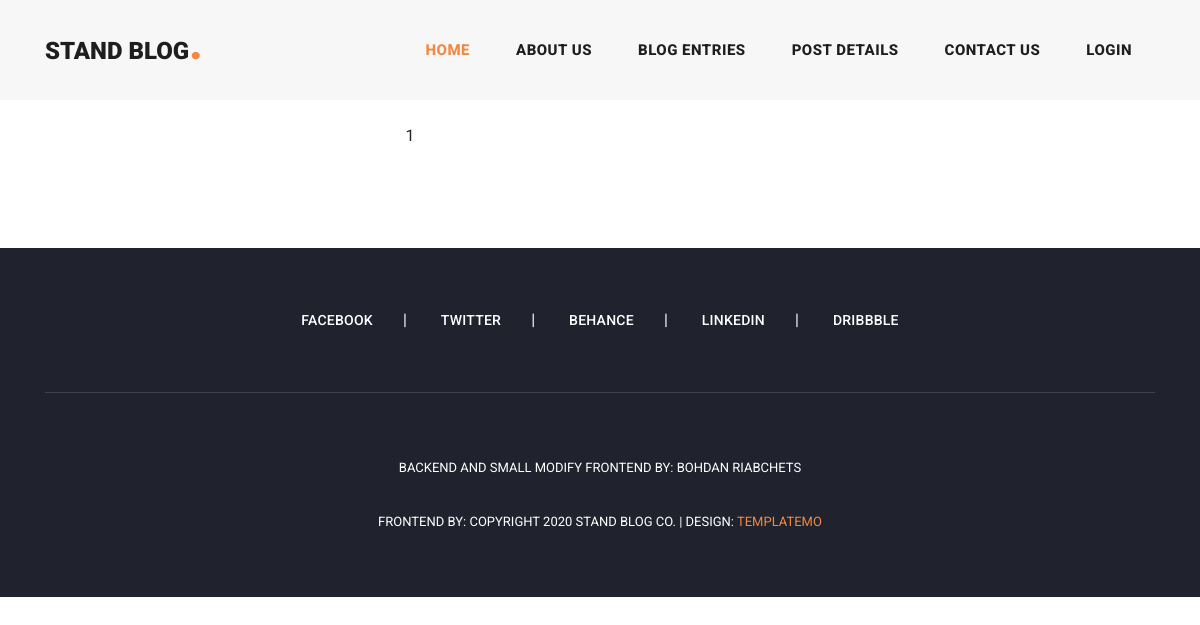
The app's page /blog-all/, older data.
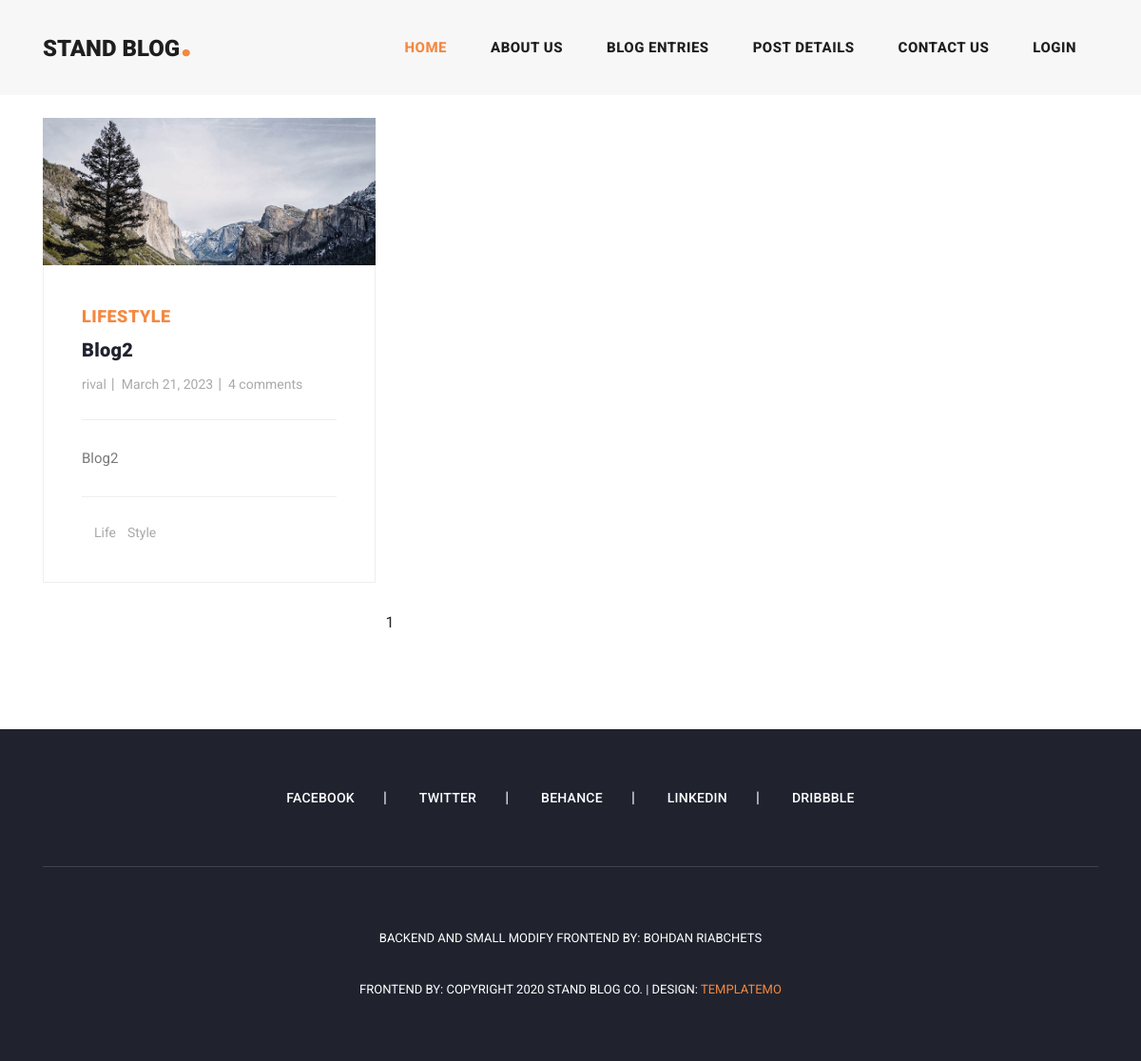
The same page, newer data.
### blog/models.py (models this page shows, shortened)
class Blog(models.Model):
    author = models.ForeignKey(User, on_delete=models.CASCADE)
    title = models.CharField(max_length=200)
    text = models.TextField()
    created_at = models.DateField(auto_now_add=True)
    updated_at = models.DateField(null=True, blank=True)
    image = models.ImageField(default='blog-post-01.jpg', upload_to='blog_avatars')
    class Meta:
        ordering = ['created_at']
    def get_absolute_url(self):
        return reverse('blog-detail', args=[str(self.id)])

class Categories(models.Model):
    blog = models.ManyToManyField(Blog, related_name='category')
    category = models.CharField(max_length=150)
    def __str__(self):
        return self.category

class Tag(models.Model):
    blog = models.ManyToManyField(Blog, related_name='tag')
    tag = models.CharField(max_length=150)
    def __str__(self):
        return self.tag

### blog/views.py (the view)
# urls.py: path('blog-all/', views.BlogAllView.as_view(), name='blog-all'),
class BlogAllView(View):
    def get(self, request):
        blog_list = Blog.objects.all()
        paginator = Paginator(blog_list, 10)
        page = request.GET.get('page')
        blogs = paginator.get_page(page)
        context = {
            'blogs': blogs,
        }
        return render(request, 'blog/blog_all.html', context=context)

### blog/templates/blog/blog_all.html (shortened to what this page needs)
{% extends 'base.html' %}
{% block content %}
{% load static %}
<div class="main-banner header-text">
</div>
<section class="blog-posts grid-system">
    <div class="container">
        <div class="row">
            <div class="col-lg-8">
                <div class="all-blog-posts">
                    <div class="row">
                        {% for blog in blogs %}
                        <div class="col-lg-6">
                            <div class="blog-post">
                                {% if blog.image %}
                                <div class="blog-thumb">
                                    <img src="{{ blog.image.url }}" alt="">
                                </div>
                                {% endif %}
                                <div class="down-content">
                                    <span>{{ blog.category.last }}</span>
                                    <a href="{{ blog.get_absolute_url }}"><h4>{{ blog.title }}</h4></a>
                                    <ul class="post-info">
                                        <li><a href="#">{{ blog.author }}</a></li>
                                        <li><a href="#">{{ blog.created_at }}</a></li>
                                        <li><a href="#">{{ blog.comments.count }} comments</a></li>
                                    </ul>
                                    <p>{{ blog.text | truncatewords:50 }}</p>
                                    <div class="post-options">
                                        <div class="row">
                                            <div class="col-lg-12">
                                                <ul class="post-tags">
                                                    {% for tag in blog.tag.all %}
                                                    <li></li>
                                                    <li><a href="#">{{ tag }}</a></li>
                                                    {% endfor %}
                                                </ul>
                                            </div>
                                        </div>
                                    </div>
                                </div>
                            </div>
                        </div>
                        {% endfor %}
                        <div class="col-lg-12">
                            <ul class="page-numbers">
                                <li>
                                    {% for i in blogs.paginator.page_range %}
                                    {% if blogs.number == i %}
                                    <span class="current-page">{{ i }}</span>
                                    {% else %}
                                    <a href="?page={{ i }}">{{ i }}</a>
                                    {% endif %}
                                    {% endfor %}
                                </li>
                            </ul>
                        </div>
                    </div>
                </div>
            </div>
        </div>
    </div>
</section>
{% endblock %}

### templates/base.html (shortened to what this page needs)
<!DOCTYPE html>
<html lang="en" xmlns="http://www.w3.org/1999/html">
<head>
    {% load static %}
    <link rel="stylesheet" href="{% static 'bootstrap/css/bootstrap.min.css' %}">
    <link rel="stylesheet" href="{% static 'css/templatemo-stand-blog.css' %}">
    <link rel="stylesheet" href="{% static 'css/owl.css' %}">
    <link rel="stylesheet" href="{% static 'css/message.css' %}">
    <link rel="stylesheet" href="{% static 'css/style.css' %}">
    <link rel="stylesheet" href="{% static 'css/weather.css' %}">
</head>
<body>
<header class="">
    <nav class="navbar navbar-expand-lg">
        <div class="container">
            <a class="navbar-brand" href="{% url 'home' %}"><h2>Stand Blog<em>.</em></h2></a>
            <div class="collapse navbar-collapse" id="navbarResponsive">
                <ul class="navbar-nav ml-auto">
                    <li class="nav-item active">
                        <a class="nav-link" href="{% url 'home' %}">Home
                        </a>
                    </li>
                    <li class="nav-item">
                        <a class="nav-link" href="about.html">About Us</a>
                    </li>
                    <li class="nav-item">
                        <a class="nav-link" href="blog.html">Blog Entries</a>
                    </li>
                    <li class="nav-item">
                        <a class="nav-link" href="post-details.html">Post Details</a>
                    </li>
                    <li class="nav-item">
                        <a class="nav-link" href="contact.html">Contact Us</a>
                    </li>
                    {% if user.is_authenticated %}
                    <li class="nav-item dropdown">
                        <a class="nav-link dropdown-toggle" href="#" id="navbarDropdown" role="button"
                           data-toggle="dropdown" aria-haspopup="true" aria-expanded="false">
                            {{ user.username }}
                        </a>
                        <div class="dropdown-menu" aria-labelledby="navbarDropdown">
                            <a class="dropdown-item" href="{% url 'profile' %}">Profile</a>
                            <a class="dropdown-item" href="{% url 'profile-settings' %}">Settings</a>
                            <div class="dropdown-divider"></div>
                            <a class="dropdown-item" href="{% url 'logout' %}">Logout</a>
                        </div>
                    </li>
                    {% else %}
                    <li class="nav-item">
                        <a class="nav-link" href="{% url 'login' %}">Login</a>
                    </li>
                    {% endif %}
                </ul>
            </div>
        </div>
    </nav>
</header>
{% block content %}
{% endblock %}
<footer>
    <div class="container">
        <div class="row">
            <div class="col-lg-12">
                <ul class="social-icons">
                    <li><a href="#">Facebook</a></li>
                    <li><a href="#">Twitter</a></li>
                    <li><a href="#">Behance</a></li>
                    <li><a href="#">Linkedin</a></li>
                    <li><a href="#">Dribbble</a></li>
                </ul>
            </div>
            <div class="col-lg-12">
                <div class="copyright-text">
                    <p>Backend and small modify frontend by: Bohdan Riabchets </p>>
                    <p> Frontend by: Copyright 2020 Stand Blog Co.
                        | Design: <a rel="nofollow" href="https://templatemo.com"
                                     target="_parent">TemplateMo</a></p>
                </div>
            </div>
        </div>
    </div>
</footer>
</body>
</html>

### static/css/templatemo-stand-blog.css (style rules this page uses)
body { font-family: 'Roboto', sans-serif; overflow-x: hidden; text-rendering: optimizeLegibility; -webkit-font-smoothing: antialiased; -moz-osx-font-smoothing: grayscale; }
p { margin-bottom: 0px; font-size: 15px; font-weight: 400; color: #7a7a7a; line-height: 30px; }
a { text-decoration: none!important; }
ul { padding: 0; margin: 0; list-style: none; }
h1,h2,h3,h4,h5,h6 { margin: 0px; }
header { position: absolute; z-index: 99999; width: 100%; height: 100px; background-color: #f7f7f7; -webkit-transition: all 0.3s ease-in-out 0s; -moz-transition: all 0.3s ease-in-out 0s; -o-transition: all 0.3s ease-in-out 0s; transition: all 0.3s ease-in-out 0s; }
header .navbar { padding: 25px 0px; }
.navbar .navbar-brand { float: left; margin-top: -12px; outline: none; }
.navbar .navbar-brand h2 { color: #1e1e1e; text-transform: uppercase; font-size: 24px; font-weight: 900; -webkit-transition: all .3s ease 0s; -moz-transition: all .3s ease 0s; -o-transition: all .3s ease 0s; transition: all .3s ease 0s; }
.navbar .navbar-brand h2 em { font-size: 44px; font-style: normal; color: #f48840; }
#navbarResponsive { z-index: 999; }
.navbar-collapse { text-align: center; }
.navbar .navbar-nav .nav-item { margin: 0px 15px; }
.navbar .navbar-nav a.nav-link { text-transform: capitalize; font-size: 15px; font-weight: 800; text-transform: uppercase; letter-spacing: 0.5px; color: #1e1e1e; transition: all 0.3s; }
.navbar .navbar-nav .nav-link:hover, .navbar .navbar-nav .active>.nav-link, .navbar .navbar-nav .nav-link.active, .navbar .navbar-nav .nav-link.show, .navbar .navbar-nav .show>.nav-link { color: #f48840; }
.blog-posts { margin-top: 100px; }
.blog-posts .blog-post { margin-bottom: 30px; }
.blog-posts .blog-thumb img { width: 100%; overflow: hidden; }
.blog-posts .down-content { padding: 40px; border-right: 1px solid #eee; border-left: 1px solid #eee; border-bottom: 1px solid #eee; }
.blog-posts .down-content span { font-size: 18px; text-transform: uppercase; letter-spacing: 0.5px; font-weight: 900; color: #f48840; }
.blog-posts .down-content h4 { font-size: 24px; text-transform: capitalize; letter-spacing: 0.5px; font-weight: 900; color: #20232e; margin: 10px 0px 12px 0px; }
.blog-posts .down-content ul.post-info li { display: inline-block; margin-right: 8px; }
.blog-posts .down-content ul.post-info li:after { content: '|'; color: #aaa; margin-left: 8px; }
.blog-posts .down-content h4 { font-size: 20px; letter-spacing: 0.25px; }
.grid-system .down-content ul.post-info li { margin-right: 3px; }
.grid-system .down-content ul.post-info li:after { margin-left: 5px; }
.blog-posts .down-content ul.post-info li:last-child::after { display: none; }
.blog-posts .down-content ul.post-info li a { font-size: 14px; color: #aaa; font-weight: 400; transition: all .3s; }
.blog-posts .down-content p { padding: 25px 0px; margin: 25px 0px; border-top: 1px solid #eee; border-bottom: 1px solid #eee; }
.blog-posts .down-content ul.post-tags li, .blog-posts .down-content ul.post-share li { display: inline-block; }
.blog-posts .down-content ul.post-tags li, .blog-posts .down-content ul.post-share li { color: #aaa; }
.blog-posts .down-content ul.post-tags li a, .blog-posts .down-content ul.post-share li a { font-size: 14px; color: #aaa; font-weight: 400; transition: all .3s; }
ul.page-numbers { text-align: center; }
ul.page-numbers li { display: inline-block; margin: 0px 5px; }
footer { margin-top: 100px; text-align: center; background-color: #20232e; padding: 60px 0px; }
footer ul.social-icons { padding-bottom: 60px; margin-bottom: 60px; border-bottom: 1px solid rgba(250,250,250,0.15); }
footer ul.social-icons li { display: inline-block; margin-right: 30px; }
footer ul.social-icons li:after { content: "|"; color: #fff; margin-left: 30px; }
footer ul.social-icons li:last-child { margin-right: 0px; }
footer ul.social-icons li:last-child::after { display: none; }
footer ul.social-icons li a { font-size: 14px; text-transform: uppercase; color: #fff; font-weight: 500; letter-spacing: 0.25px; transition: all .3s; }
footer p { font-size: 13px; text-transform: uppercase; color: #fff; }
footer p a { color: #f48840; }

Row changes from the older to the newer data that the page shows:
added Blog: image (picture), category.last "LIFESTYLE", title "Blog2", author "rival", created_at "March 21, 2023", comments.count "4", text "Blog2"
added Tag: tag "Life"
added Tag: tag "Style"
